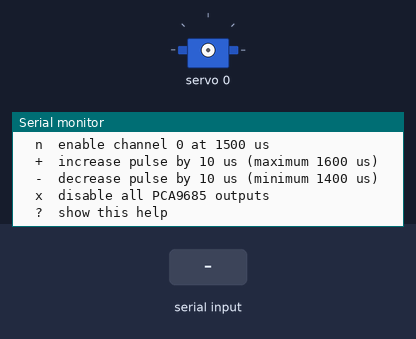
Bench run of a sketch on a simulated Arduino Uno, built with avr-gcc and run on an emulated ATmega328P. Shown: servo, the last lines printed to the serial monitor. The inputs (shaded band) are chosen by the test bench.

Above: at 1.2 s.
1.3 s: "n\n" received over Serial
At 2.5 s:
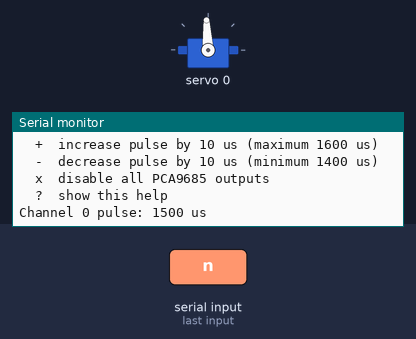
2.8 s: byte 120 ('x') received over Serial
At 3.8 s:
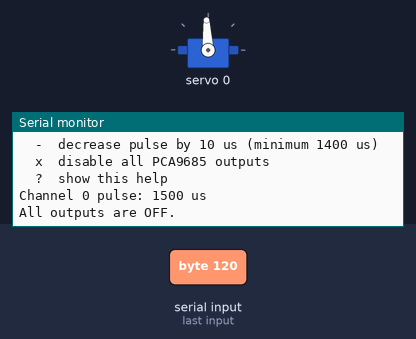
4.3 s: byte 43 ('+') received over Serial
At 4.9 s:
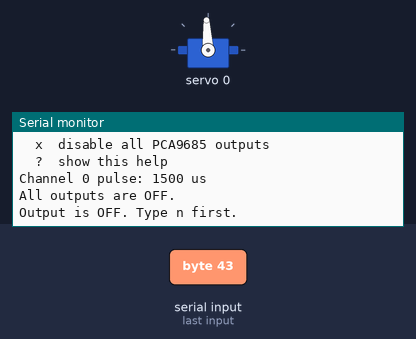

Measured:
- after the input at 1.3 s, the serial monitor: prints a new line at once (image 1)
- after the input at 2.8 s, the serial monitor: prints a new line at once (image 2)
- after the input at 4.3 s, the serial monitor: prints a new line at once (image 3)

The sketch:

pca9685_bench_test.ino
```cpp
#include <Wire.h>
#include <Adafruit_PWMServoDriver.h>

// Default PCA9685 address. Change only if the board's address jumpers differ.
constexpr uint8_t PCA9685_ADDRESS = 0x40;
constexpr uint8_t TEST_CHANNEL = 0;
constexpr float SERVO_FREQUENCY_HZ = 50.0f;

// Intentionally narrow first-test window. These are not final mechanism limits.
constexpr uint16_t INITIAL_PULSE_US = 1500;
constexpr uint16_t SAFE_MIN_PULSE_US = 1400;
constexpr uint16_t SAFE_MAX_PULSE_US = 1600;
constexpr uint16_t STEP_US = 10;

Adafruit_PWMServoDriver pwm(PCA9685_ADDRESS);
uint16_t pulseUs = INITIAL_PULSE_US;
bool outputEnabled = false;

void disableAllOutputs() {
  for (uint8_t channel = 0; channel < 16; ++channel) {
    // Full-off bit: no control pulse is sent to the servo.
    pwm.setPWM(channel, 0, 4096);
  }
  outputEnabled = false;
}

void printHelp() {
  Serial.println(F("Commands:"));
  Serial.println(F("  n  enable channel 0 at 1500 us"));
  Serial.println(F("  +  increase pulse by 10 us (maximum 1600 us)"));
  Serial.println(F("  -  decrease pulse by 10 us (minimum 1400 us)"));
  Serial.println(F("  x  disable all PCA9685 outputs"));
  Serial.println(F("  ?  show this help"));
}

void applyPulse() {
  pwm.writeMicroseconds(TEST_CHANNEL, pulseUs);
  outputEnabled = true;
  Serial.print(F("Channel 0 pulse: "));
  Serial.print(pulseUs);
  Serial.println(F(" us"));
}

void setup() {
  Serial.begin(115200);
  while (!Serial) {
    ;
  }

  Wire.begin();

  Serial.println(F("InMoov PCA9685 bench test"));
  Serial.print(F("Checking I2C address 0x"));
  Serial.println(PCA9685_ADDRESS, HEX);

  Wire.beginTransmission(PCA9685_ADDRESS);
  const uint8_t i2cError = Wire.endTransmission();
  if (i2cError != 0) {
    Serial.print(F("PCA9685 not detected; I2C error "));
    Serial.println(i2cError);
    Serial.println(F("Check VCC, GND, SDA and SCL. Outputs remain unused."));
    while (true) {
      delay(1000);
    }
  }

  if (!pwm.begin()) {
    Serial.println(F("PCA9685 initialization failed."));
    while (true) {
      delay(1000);
    }
  }

  pwm.setPWMFreq(SERVO_FREQUENCY_HZ);
  delay(10);
  disableAllOutputs();

  Serial.println(F("PCA9685 detected. All outputs are OFF."));
  Serial.println(F("Keep the head disconnected; use one loose servo on channel 0."));
  printHelp();
}

void loop() {
  if (!Serial.available()) {
    return;
  }

  const char command = Serial.read();
  switch (command) {
    case 'n':
    case 'N':
      pulseUs = INITIAL_PULSE_US;
      applyPulse();
      break;

    case '+':
      if (!outputEnabled) {
        Serial.println(F("Output is OFF. Type n first."));
        break;
      }
      if (pulseUs < SAFE_MAX_PULSE_US) {
        pulseUs += STEP_US;
      }
      applyPulse();
      break;

    case '-':
      if (!outputEnabled) {
        Serial.println(F("Output is OFF. Type n first."));
        break;
      }
      if (pulseUs > SAFE_MIN_PULSE_US) {
        pulseUs -= STEP_US;
      }
      applyPulse();
      break;

    case 'x':
    case 'X':
      disableAllOutputs();
      Serial.println(F("All outputs are OFF."));
      break;

    case '?':
      printHelp();
      break;

    case '\r':
    case '\n':
      break;

    default:
      Serial.println(F("Unknown command. Type ? for help."));
      break;
  }
}
```
